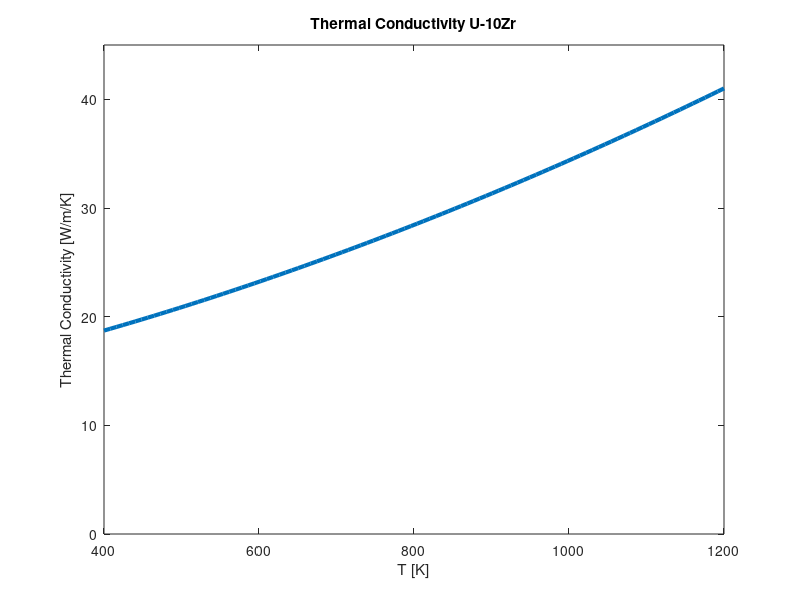

The MATLAB source for this figure:
clear
close all

x = 0.1;

kU   = @(T)(21.73 + 1.591e-2*T + 5.907e-6*T^2);
kZr  = @(T)(8.853 + 7.082e-3*T + 2.533e-6*T^2 + 2.992e3/T);
kcZr = @(T,x)(-102.0 + 200.1*x - 109.2*x^2 +9.453e-3*T + ...
    3.459e-5*T^2 - 0.02093*x*T);
kUZr = @(T,x)((1 - sqrt(1-x))*kZr(T) + sqrt(1-x)*((1-x)*kU(T) + x*kcZr(T,x)));


Ttest = linspace(400,1200);
ktest = zeros(size(Ttest));
for i = 1:length(Ttest)
    ktest(i) = kUZr(Ttest(i),x);
end

figure
plot(Ttest,ktest,'LineWidth',3);
ylim([0,45])
xlabel('T [K]')
ylabel('Thermal Conductivity [W/m/K]')
title('Thermal Conductivity U-10Zr')